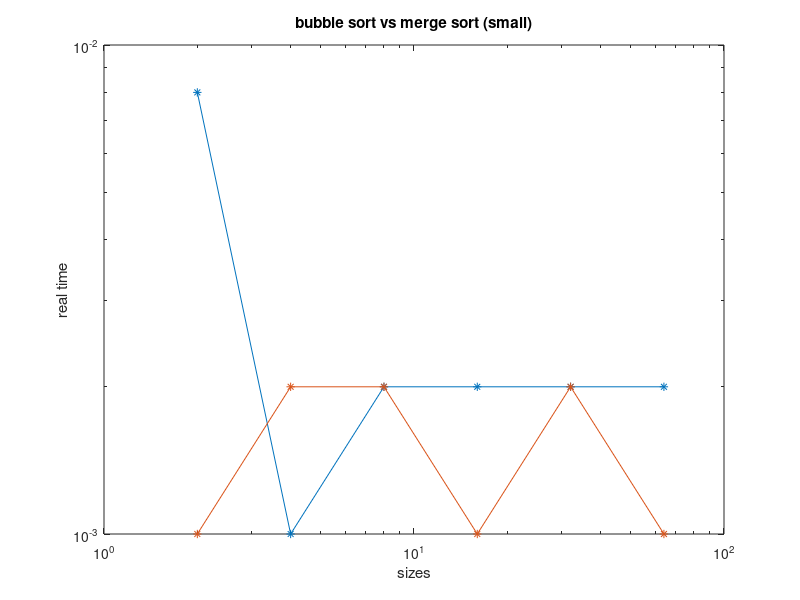
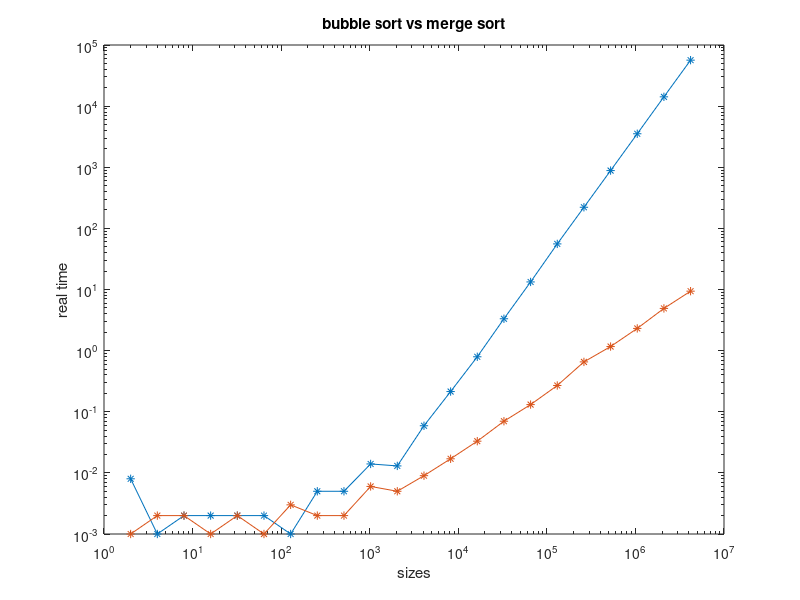
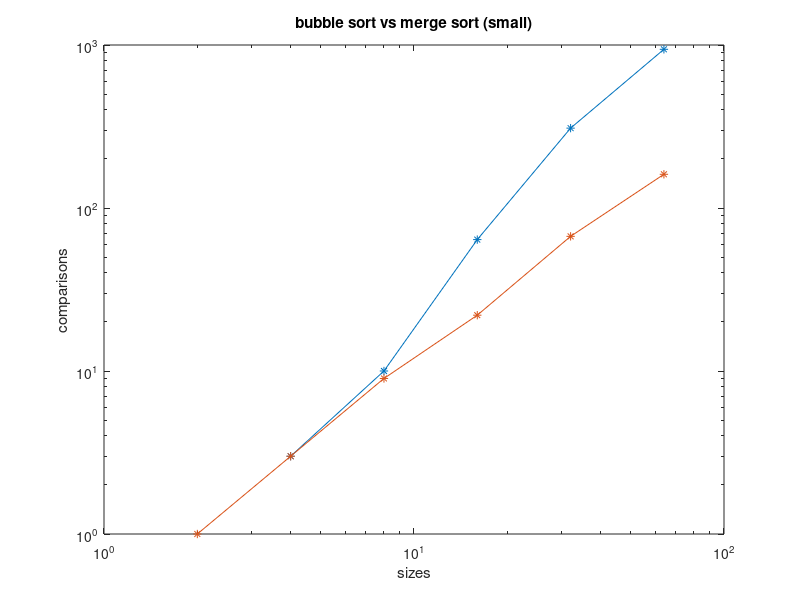
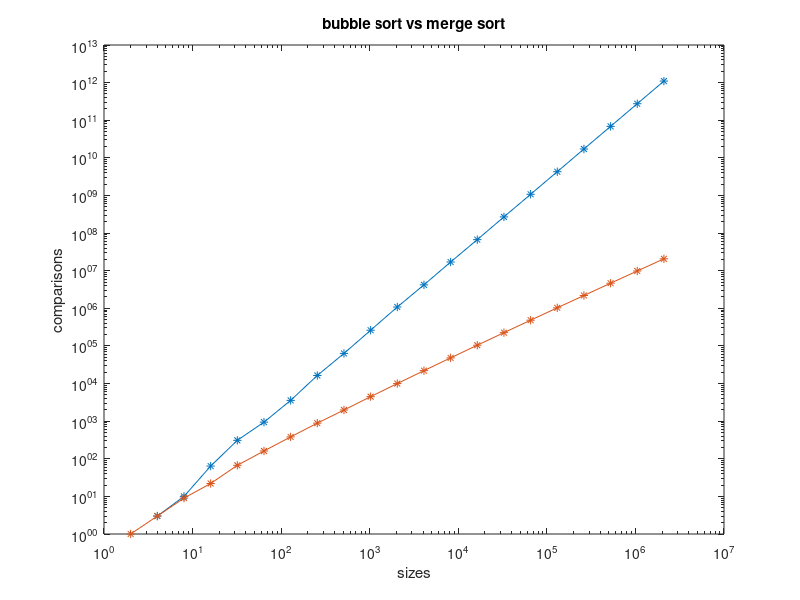

The MATLAB source for these figures, in order:
bubble_test = [
    2       0.008     0.000     0.000
    4       0.001     0.000     0.000
    8       0.002     0.000     0.000
    16      0.002     0.000     0.000
    32      0.002     0.000     0.000
    64      0.002     0.000     0.000
    128     0.001     0.000     0.000
    256     0.005     0.000     0.000
    512     0.005     0.000     0.000
    1024    0.014     0.004     0.000
    2048    0.013     0.008     0.000
    4098    0.059     0.040     0.000
    8192    0.214     0.184     0.000
    16384   0.793     0.732     0.028
    32768   3.321     3.192     0.040
    65536   13.300    13.268    0.004
    131072  55.720    54.972    0.188
    262144  221.518   221.012   0.136
    524288  882.027   880.232   0.456
    1048576 3531.714  3525.856  2.016
    2097152 14189.293 14171.008 5.700
    4194304 56500.826 56460.120 15.696
];

bubble_test_small = [
    2       0.008     0.000     0.000
    4       0.001     0.000     0.000
    8       0.002     0.000     0.000
    16      0.002     0.000     0.000
    32      0.002     0.000     0.000
    64      0.002     0.000     0.000
];

merge_test_small = [
    2       0.001 0.000 0.000
    4       0.002 0.000 0.000
    8       0.002 0.000 0.000
    16      0.001 0.000 0.000
    32      0.002 0.000 0.000
    64      0.001 0.000 0.000
];

merge_test = [
    2       0.001 0.000 0.000
    4       0.002 0.000 0.000
    8       0.002 0.000 0.000
    16      0.001 0.000 0.000
    32      0.002 0.000 0.000
    64      0.001 0.000 0.000
    128     0.003 0.000 0.000
    256     0.002 0.000 0.000
    512     0.002 0.000 0.000
    1024    0.006 0.000 0.000
    2048    0.005 0.004 0.000
    4096    0.009 0.008 0.000
    8192    0.017 0.016 0.000
    16384   0.033 0.028 0.000
    32768   0.070 0.060 0.000
    65536   0.131 0.124 0.000
    131072  0.269 0.244 0.012
    262144  0.654 0.528 0.016
    524288  1.166 1.084 0.020
    1048576 2.309 2.232 0.028
    2097152 4.905 4.500 0.152
    4194304 9.392 9.072 0.152
];


sizes = bubble_test_small(:,1);

bubble_times = bubble_test_small(:, 2);
merge_times = merge_test_small(:, 2);
figure(1);
loglog(sizes, bubble_times, '-*', sizes, merge_times, '-*');
title('bubble sort vs merge sort (small)');
xlabel('sizes');
ylabel('real time');

sizes = bubble_test(:,1);
bubble_times = bubble_test(:, 2);
merge_times = merge_test(:, 2);
figure(2);
loglog(sizes, bubble_times, '-*', sizes, merge_times, '-*');
title('bubble sort vs merge sort');
xlabel('sizes');
ylabel('real time');

%-------------Comparisons-------------

bubble_comp = [
    2 0
    4 3
    8 10
    16 64
    32 309
    64 941
    128 3568
    256 16391
    512 63209
    1024 261380
    2048 1082009
    4096 4205756
    8192 16997812
    16384 66922747
    32768 269160773
    65536 1075184452
    131072 4284234677
    262144 17185340618
    524288 68744510279
    1048576 274900081173
    2097152 1099246372752
];

bubble_comp_small = [
    2 0
    4 3
    8 10
    16 64
    32 309
    64 941
];

merge_comp = [
    2 1
    4 3
    8 9
    16 22
    32 67
    64 161
    128 381
    256 886
    512 1978
    1024 4480
    2048 9983
    4096 22022
    8192 48084
    16384 104382
    32768 225193
    65536 482772
    131072 1030887
    262144 2193376
    524288 4649603
    1048576 9822678
    2097152 20694984
];

merge_comp_small = [
    2 1
    4 3
    8 9
    16 22
    32 67
    64 161
];

sizes = bubble_comp_small(:, 1);
bubble_comps = bubble_comp_small(:, 2);
merge_comps = merge_comp_small(:, 2);

figure(3);
loglog(sizes, bubble_comps, '-*', sizes, merge_comps, '-*');
title('bubble sort vs merge sort (small)');
xlabel('sizes');
ylabel('comparisons');

sizes = bubble_comp(:, 1);
bubble_comps = bubble_comp(:, 2);
merge_comps = merge_comp(:, 2);

figure(4);
loglog(sizes, bubble_comps, '-*', sizes, merge_comps, '-*');
title('bubble sort vs merge sort');
xlabel('sizes');
ylabel('comparisons');